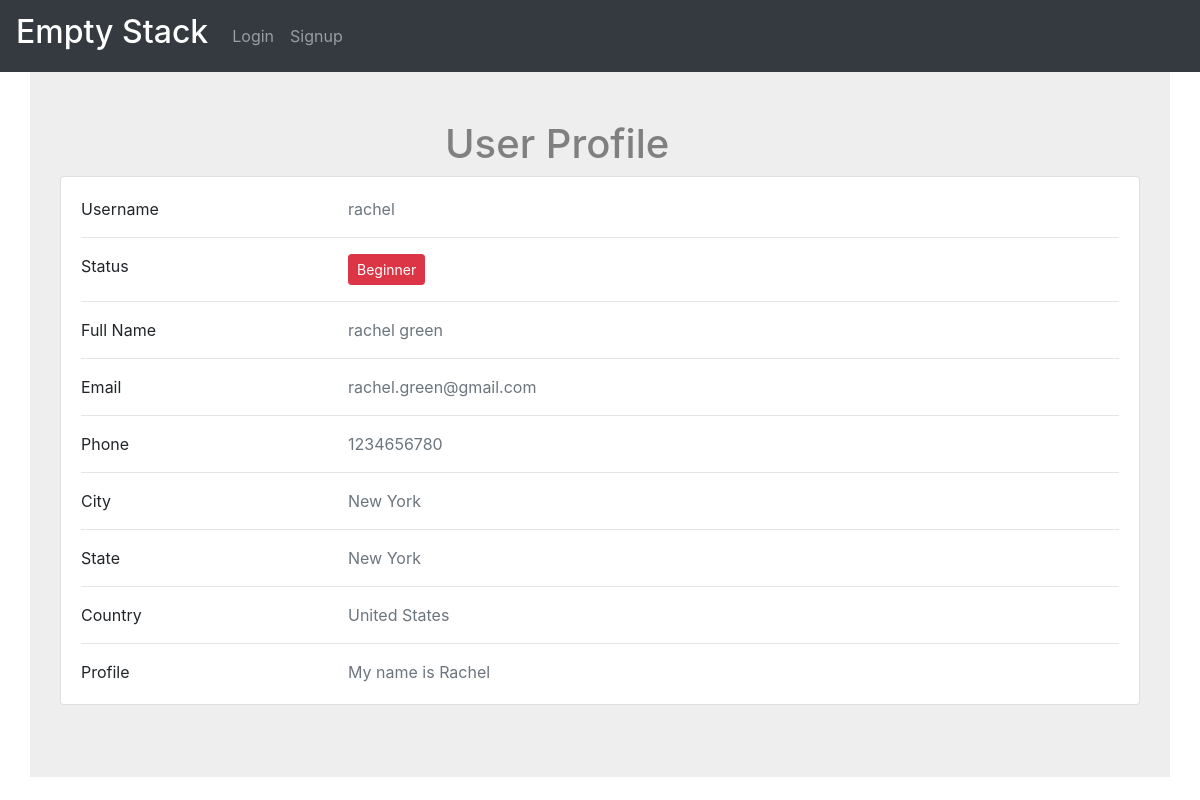
The app's page /profile/18 with its own data.
### app.py (models this page shows)
class Users(db.Model):
    userid = db.Column(db.Integer, primary_key=True, autoincrement=True)
    username = db.Column(db.String, unique=True)
    firstname = db.Column(db.String)
    lastname = db.Column(db.String)
    email = db.Column(db.String)
    phone = db.Column(db.String)
    profile = db.Column(db.Text)
    rating = db.Column(db.Integer, default=0)
    city = db.Column(db.String)
    state = db.Column(db.String)
    country = db.Column(db.String)

### app.py (the view)
@app.route('/profile/<userid>', methods=['POST', 'GET'])
def profile(userid):
    user = Users.query.filter_by(userid=userid).first()
    return render_template('show_profile.html', user=user)

### templates/show_profile.html (shortened to what this page needs)
{% extends "base.html" %}
{% import "bootstrap/wtf.html" as wtf %}
{% block content %}
    <div style="background-color: #eee;" class="container py-5">
        <h1 style="padding-left:400px">User Profile</h1>
        <div class="col-lg-12">
            <div class="card mb-4">
                <div class="card-body">
                    <div class="row">
                        <div class="col-sm-3">
                            <p class="mb-0">Username</p>
                        </div>
                        <div class="col-sm-9">
                            <p class="text-muted mb-0">{{ user.username }}</p>
                        </div>
                    </div>
                    <hr>
                    <div class="row">
                        <div class="col-sm-3">
                            <p class="mb-0">Status</p>
                        </div>
                        <div class="col-sm-9">
                            {% if user.rating<100 %}
                                <button type="button" class="btn btn-danger btn-sm">
                                    Beginner
                                </button>
                            {% elif user.rating<150  %}
                                <button type="button" class="btn btn-warning btn-sm">
                                    Intermediate
                                </button>
                            {% else %}
                                <button type="button" class="btn btn-success btn-sm">
                                    Master
                                </button>
                            {% endif %}
                        </div>
                    </div>
                    <hr>
                    <div class="row">
                        <div class="col-sm-3">
                            <p class="mb-0">Full Name</p>
                        </div>
                        <div class="col-sm-9">
                            <p class="text-muted mb-0">{{ user.firstname+" "+user.lastname }}</p>
                        </div>
                    </div>
                    <hr>
                    <div class="row">
                        <div class="col-sm-3">
                            <p class="mb-0">Email</p>
                        </div>
                        <div class="col-sm-9">
                            <p class="text-muted mb-0">{{ user.email }}</p>
                        </div>
                    </div>
                    <hr>
                    <div class="row">
                        <div class="col-sm-3">
                            <p class="mb-0">Phone</p>
                        </div>
                        <div class="col-sm-9">
                            <p class="text-muted mb-0">{{ user.phone }}</p>
                        </div>
                    </div>
                    <hr>
                    <div class="row">
                        <div class="col-sm-3">
                            <p class="mb-0">City</p>
                        </div>
                        <div class="col-sm-9">
                            <p class="text-muted mb-0">{{ user.city }}</p>
                        </div>
                    </div>
                    <hr>
                    <div class="row">
                        <div class="col-sm-3">
                            <p class="mb-0">State</p>
                        </div>
                        <div class="col-sm-9">
                            <p class="text-muted mb-0">{{ user.state }}</p>
                        </div>
                    </div>
                    <hr>
                    <div class="row">
                        <div class="col-sm-3">
                            <p class="mb-0">Country</p>
                        </div>
                        <div class="col-sm-9">
                            <p class="text-muted mb-0">{{ user.country }}</p>
                        </div>
                    </div>
                    <hr>
                    <div class="row">
                        <div class="col-sm-3">
                            <p class="mb-0">Profile</p>
                        </div>
                        <div class="col-sm-9">
                            <p class="text-muted mb-0">{{ user.profile }}</p>
                        </div>
                    </div>
                </div>
            </div>
        </div>
    </div>
{% endblock %}

### static/css/main.css (style rules this page uses)
h1 { color: grey; }

### records on screen
Users: username "rachel", firstname+lastname "rachel green", email "rachel.green@gmail.com", phone "1234656780", city "New York", state "New York", country "United States", profile "My name is Rachel"
